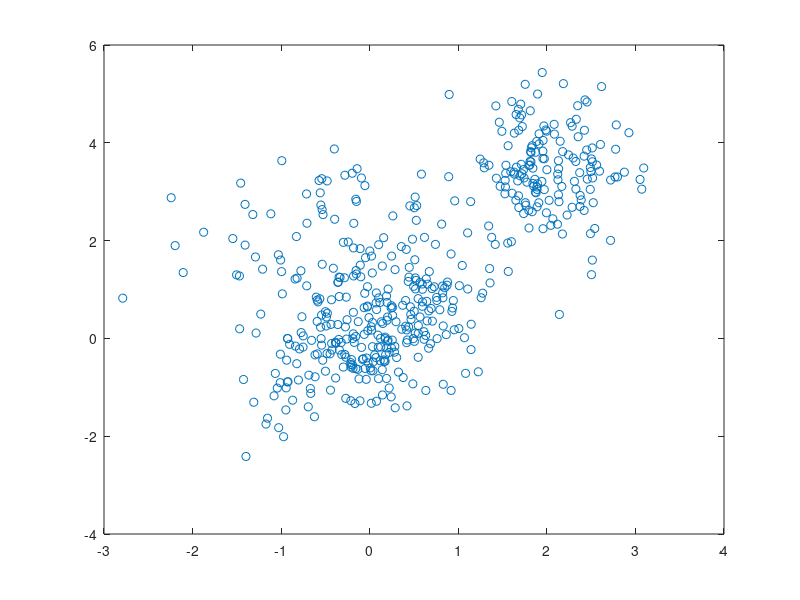

Source code (MATLAB): (Note: this script raises an error after producing the figure.)
%DEMGMM4 Demonstrate density modelling with a Gaussian mixture model.
%
%	Description
%	 The problem consists of modelling data generated by a mixture of
%	three Gaussians in 2 dimensions with a mixture model using full
%	covariance matrices.  The priors are 0.3, 0.5 and 0.2; the centres
%	are (2, 3.5), (0, 0) and (0,2); the variances are (0.16, 0.64) axis
%	aligned, (0.25, 1) rotated by 30 degrees and the identity matrix. The
%	first figure contains a scatter plot of the data.
%
%	A Gaussian mixture model with three components is trained using EM.
%	The parameter vector is printed before training and after training.
%	The user should press any key to continue at these points.  The
%	parameter vector consists of priors (the column), and centres (given
%	as (x, y) pairs as the next two columns).  The covariance matrices
%	are printed separately.
%
%	The second figure is a 3 dimensional view of the density function,
%	while the third shows the axes of the 1-standard deviation ellipses
%	for the three components of the mixture model.
%
%	See also
%	GMM, GMMINIT, GMMEM, GMMPROB, GMMUNPAK
%

%	Copyright (c) Ian T Nabney (1996-9)


% Generate the data

ndata = 500;

% Fix the seeds for reproducible results
randn('state', 42);
rand('state', 42);
data = randn(ndata, 2);
prior = [0.3 0.5 0.2];
% Mixture model swaps clusters 1 and 3
datap = [0.2 0.5 0.3];
datac = [0 2; 0 0; 2 3.5];
datacov = repmat(eye(2), [1 1 3]);
data1 = data(1:prior(1)*ndata,:);
data2 = data(prior(1)*ndata+1:(prior(2)+prior(1))*ndata, :);
data3 = data((prior(1)+prior(2))*ndata +1:ndata, :);

% First cluster has axis aligned variance and centre (2, 3.5)
data1(:, 1) = data1(:, 1)*0.4 + 2.0;
data1(:, 2) = data1(:, 2)*0.8 + 3.5;
datacov(:, :, 3) = [0.4*0.4 0; 0 0.8*0.8];

% Second cluster has variance axes rotated by 30 degrees and centre (0, 0)
rotn = [cos(pi/6) -sin(pi/6); sin(pi/6) cos(pi/6)];
data2(:,1) = data2(:, 1)*0.5;
data2 = data2*rotn;
datacov(:, :, 2) = rotn' * [0.25 0; 0 1] * rotn;

% Third cluster is at (0,2)
data3 = data3 + repmat([0 2], prior(3)*ndata, 1);

% Put the dataset together again
data = [data1; data2; data3];

clc
disp('This demonstration illustrates the use of a Gaussian mixture model')
disp('with full covariance matrices to approximate the unconditional ')
disp('probability density of data in a two-dimensional space.')
disp('We begin by generating the data from a mixture of three Gaussians and')
disp('plotting it.')
disp(' ')
disp('The first cluster has axis aligned variance and centre (0, 2).')
disp('The second cluster has variance axes rotated by 30 degrees')
disp('and centre (0, 0).  The third cluster has unit variance and centre')
disp('(2, 3.5).')
disp(' ')
disp('Press any key to continue.')
pause

fh1 = figure;
plot(data(:, 1), data(:, 2), 'o')
set(gca, 'Box', 'on')

% Set up mixture model
ncentres = 3;
input_dim = 2;
mix = gmm(input_dim, ncentres, 'full');

% Initialise the model parameters from the data
options = foptions;
options(14) = 5;	% Just use 5 iterations of k-means in initialisation
mix = gmminit(mix, data, options);

% Print out model
clc
disp('The mixture model has three components and full covariance')
disp('matrices.  The model parameters after initialisation using the')
disp('k-means algorithm are as follows')
disp('    Priors        Centres')
disp([mix.priors' mix.centres])
disp('Covariance matrices are')
disp(mix.covars)
disp('Press any key to continue.')
pause

% Set up vector of options for EM trainer
options = zeros(1, 18);
options(1)  = 1;		% Prints out error values.
options(14) = 50;		% Number of iterations.

disp('We now train the model using the EM algorithm for 50 iterations.')
disp(' ')
disp('Press any key to continue.')
pause
[mix, options, errlog] = gmmem(mix, data, options);

% Print out model
disp(' ')
disp('The trained model has priors and centres:')
disp('    Priors        Centres')
disp([mix.priors' mix.centres])
disp('The data generator has priors and centres')
disp('    Priors        Centres')
disp([datap' datac])
disp('Model covariance matrices are')
disp(mix.covars(:, :, 1))
disp(mix.covars(:, :, 2))
disp(mix.covars(:, :, 3))
disp('Data generator covariance matrices are')
disp(datacov(:, :, 1))
disp(datacov(:, :, 2))
disp(datacov(:, :, 3))
disp('Note the close correspondence between these parameters and those')
disp('of the distribution used to generate the data.  The match for')
disp('covariance matrices is not that close, but would be improved with')
disp('more iterations of the training algorithm.')
disp(' ')
disp('Press any key to continue.')
pause

clc
disp('We now plot the density given by the mixture model as a surface plot.')
disp(' ')
disp('Press any key to continue.')
pause

% Plot the result
x = -4.0:0.2:5.0;
y = -4.0:0.2:5.0;
[X, Y] = meshgrid(x,y);
X = X(:);
Y = Y(:);
grid = [X Y];
Z = gmmprob(mix, grid);
Z = reshape(Z, length(x), length(y));
c = mesh(x, y, Z);
hold on
title('Surface plot of probability density')
hold off
drawnow

clc
disp('The final plot shows the centres and widths, given by one standard')
disp('deviation, of the three components of the mixture model.  The axes')
disp('of the ellipses of constant density are shown.')
disp(' ')
disp('Press any key to continue.')
pause

% Try to calculate a sensible position for the second figure, below the first
fig1_pos = get(fh1, 'Position');
fig2_pos = fig1_pos;
fig2_pos(2) = fig2_pos(2) - fig1_pos(4) - 30;
fh2 = figure('Position', fig2_pos);

h3 = plot(data(:, 1), data(:, 2), 'bo');
axis equal;
hold on
title('Plot of data and covariances')
for i = 1:ncentres
  [v,d] = eig(mix.covars(:,:,i));
  for j = 1:2
    % Ensure that eigenvector has unit length
    v(:,j) = v(:,j)/norm(v(:,j));
    start=mix.centres(i,:)-sqrt(d(j,j))*(v(:,j)');
    endpt=mix.centres(i,:)+sqrt(d(j,j))*(v(:,j)');
    linex = [start(1) endpt(1)];
    liney = [start(2) endpt(2)];
    line(linex, liney, 'Color', 'k', 'LineWidth', 3)
  end
  % Plot ellipses of one standard deviation
  theta = 0:0.02:2*pi;
  x = sqrt(d(1,1))*cos(theta);
  y = sqrt(d(2,2))*sin(theta);
  % Rotate ellipse axes
  ellipse = (v*([x; y]))';
  % Adjust centre
  ellipse = ellipse + ones(length(theta), 1)*mix.centres(i,:);
  plot(ellipse(:,1), ellipse(:,2), 'r-');
end
hold off

disp('Note how the data cluster positions and widths are captured by')
disp('the mixture model.')
disp(' ')
disp('Press any key to end.')
pause

close(fh1);
close(fh2);
clear all; 

